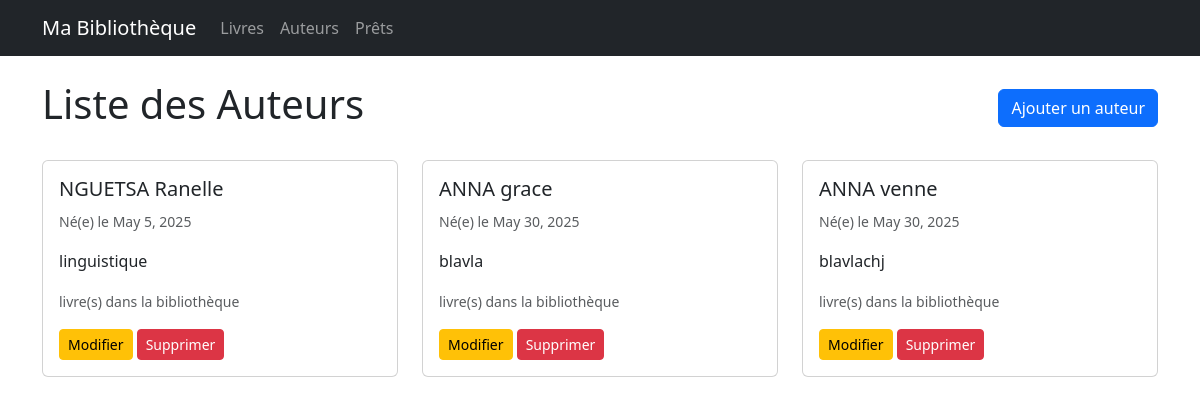
Page /catalogue/authors/ (signed in) on the earlier database version.
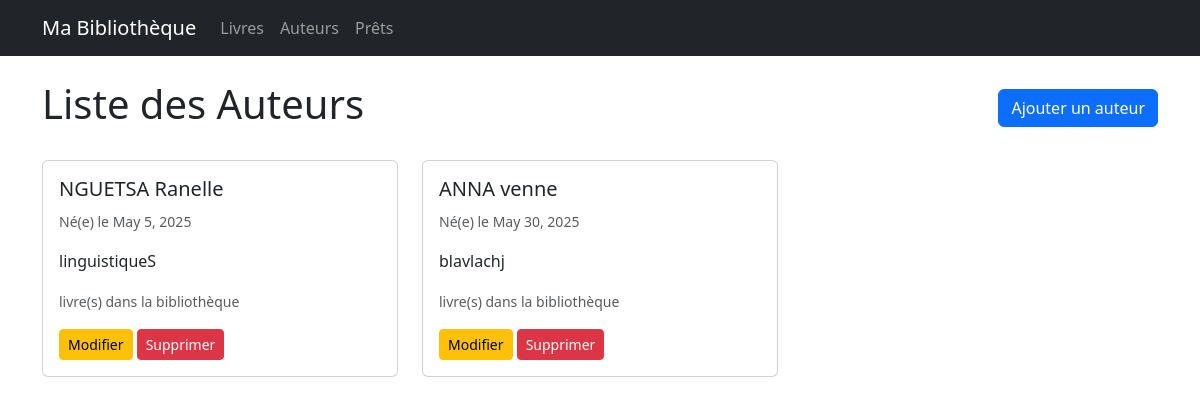
Same page on the later database version.
### catalogue/models.py (models this page shows, shortened)
class Author(models.Model):
    first_name = models.CharField(max_length=100)
    last_name = models.CharField(max_length=100)
    biography = models.TextField(blank=True)
    birth_date = models.DateField(null=True, blank=True)
    death_date = models.DateField(null=True, blank=True)
    class Meta:
        ordering = ['last_name', 'first_name']

### catalogue/views.py (the view)
# urls.py: path('authors/', views.author_list, name='author_list'),
@login_required
def author_list(request):
    authors = Author.objects.all()
    return render(request, 'catalogue/author_list.html', {'authors': authors})

### catalogue/templates/catalogue/author_list.html (shortened to what this page needs)
{% extends 'catalogue/base.html' %}
{% block content %}
<div class="d-flex justify-content-between align-items-center mb-4">
    <h1>Liste des Auteurs</h1>
    {% if user.is_authenticated %}
    <a href="{% url 'catalogue:author_create' %}" class="btn btn-primary">Ajouter un auteur</a>
    {% endif %}
</div>
<div class="row">
    {% for author in authors %}
    <div class="col-md-4 mb-4">
        <div class="card h-100">
            <div class="card-body">
                <h5 class="card-title">{{ author.first_name }} {{ author.last_name }}</h5>
                <p class="card-text">
                    <small class="text-muted">Né(e) le {{ author.birth_date }}</small>
                </p>
                <p class="card-text">{{ author.biography|truncatewords:30 }}</p>
                <p class="card-text">
                    <small class="text-muted">{{ author.book_set.count }} livre(s) dans la bibliothèque</small>
                </p>
                {% if user.is_authenticated %}
                <a href="{% url 'catalogue:author_update' author.pk %}" class="btn btn-warning btn-sm">Modifier</a>
                <a href="{% url 'catalogue:author_delete' author.pk %}" class="btn btn-danger btn-sm">Supprimer</a>
                {% endif %}
            </div>
        </div>
    </div>
    {% empty %}
    <div class="col">
        <p>Aucun auteur trouvé.</p>
    </div>
    {% endfor %}
</div>
{% endblock %}

Differences in the rows shown:
removed Author: first_name "ANNA", last_name "grace", birth_date "May 30, 2025", biography "blavla"
changed Author "NGUETSA": biography "linguistique" → "linguistiqueS"
